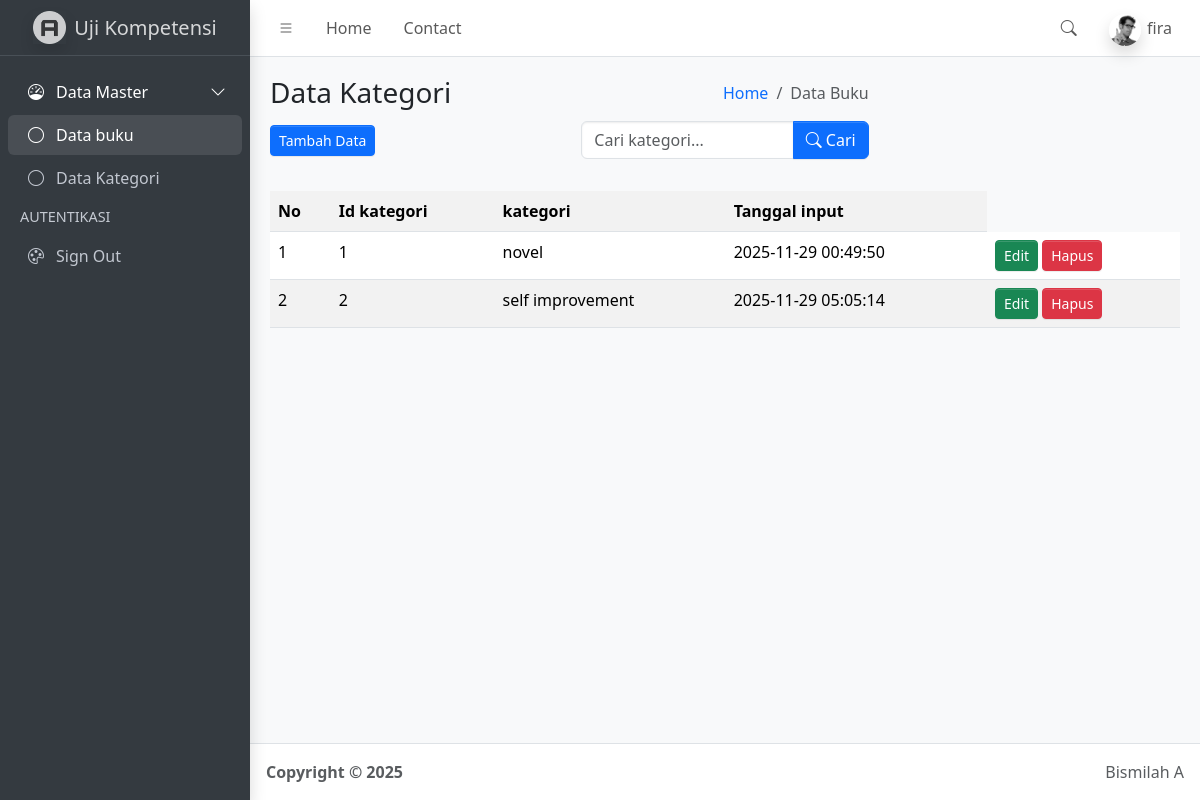
The app's page /kategori.php (signed in) with its own data.
### tables this page shows
CREATE TABLE `kategori` (
  `id_kategori` int(100) NOT NULL,
  `nama_kategori` varchar(100) NOT NULL,
  `tanggal_input` timestamp NOT NULL DEFAULT current_timestamp() ON UPDATE current_timestamp()
);

### function.php (called while the page is built, shortened)
<?php
$conn = mysqli_connect("localhost", "root", "", "simbs");
function query($query){
    global $conn;
    $result = mysqli_query($conn, $query);
    $rows = [];
    while( $row = mysqli_fetch_assoc($result) ) {
        $rows[] = $row;
    }
    return $rows;
}

### kategori.php (the view, shortened to what this page needs)
<?php
    require("function.php");
   $query = query("SELECT * FROM kategori");
   $kategori = $query;
?>
<!doctype html>
<html lang="en">
  <head>
    <link
      rel="stylesheet"
      href="https://cdn.jsdelivr.net/npm/@fontsource/source-sans-3@5.0.12/index.css"
      media="print"
      onload="this.media='all'"
    />
    <link
      rel="stylesheet"
      href="https://cdn.jsdelivr.net/npm/overlayscrollbars@2.11.0/styles/overlayscrollbars.min.css"
    />
    <link
      rel="stylesheet"
      href="https://cdn.jsdelivr.net/npm/bootstrap-icons@1.13.1/font/bootstrap-icons.min.css"
    />
    <link rel="stylesheet" href="dist/css/adminlte.min.css" />
    <link
      rel="stylesheet"
      href="https://cdn.jsdelivr.net/npm/apexcharts@3.37.1/dist/apexcharts.css"
    />
    <link
      rel="stylesheet"
      href="https://cdn.jsdelivr.net/npm/jsvectormap@1.5.3/dist/css/jsvectormap.min.css"
    />
  </head>
  <body class="layout-fixed sidebar-expand-lg bg-body-tertiary">
    <div class="app-wrapper">
      <nav class="app-header navbar navbar-expand bg-body">
        <div class="container-fluid">
          <ul class="navbar-nav">
            <li class="nav-item">
              <a class="nav-link" data-lte-toggle="sidebar" href="#" role="button">
                <i class="bi bi-list"></i>
              </a>
            </li>
            <li class="nav-item d-none d-md-block">
              <a href="index.php" class="nav-link">Home</a>
            </li>
            <li class="nav-item d-none d-md-block">
              <a href="#" class="nav-link">Contact</a>
            </li>
          </ul>
          <ul class="navbar-nav ms-auto">
            <li class="nav-item">
              <a class="nav-link" data-widget="navbar-search" href="#" role="button">
                <i class="bi bi-search"></i>
              </a>
            </li>
            <li class="nav-item dropdown user-menu">
              <a href="#" class="nav-link dropdown-toggle" data-bs-toggle="dropdown">
                <img
                  src="dist/assets/img/user2-160x160.jpg"
                  class="user-image rounded-circle shadow"
                  alt="User Image"
                />
                <span class="d-none d-md-inline"><?= $_SESSION['username']?></span>
              </a>
            </li>
          </ul>
        </div>
      </nav>
      <aside class="app-sidebar bg-body-secondary shadow" data-bs-theme="dark">
        <div class="sidebar-brand">
          <a href="index.php" class="brand-link">
            <img
              src="dist/assets/img/AdminLTELogo.png"
              alt="AdminLTE Logo"
              class="brand-image opacity-75 shadow"
            />
            <span class="brand-text fw-light">Uji Kompetensi</span>
          </a>
        </div>
        <div class="sidebar-wrapper">
          <nav class="mt-2">
            <ul
              class="nav sidebar-menu flex-column"
              data-lte-toggle="treeview"
              role="navigation"
              aria-label="Main navigation"
              data-accordion="false"
              id="navigation"
            >
              <li class="nav-item menu-open">
                <a href="#" class="nav-link active">
                  <i class="nav-icon bi bi-speedometer"></i>
                  <p>
                    Data Master
                  </p>
                </a>
                <ul class="nav nav-treeview">
                  <li class="nav-item">
                    <a href="index.php" class="nav-link active">
                      <i class="nav-icon bi bi-circle"></i>
                      <p>Data buku</p>
                    </a>
                  </li>
                  <li class="nav-item">
                    <a href="kategori.php" class="nav-link">
                      <i class="nav-icon bi bi-circle"></i>
                      <p>Data Kategori</p>
                    </a>
                  </li>
                </ul>
              </li>
              <li class="nav-header">AUTENTIKASI</li>
              <li class="nav-item">
                <a href="logout.php" class="nav-link">
                  <i class="nav-icon bi bi-palette"></i>
                  <p>Sign Out</p>
                </a>
              </li>
            </ul>
          </nav>
        </div>
      </aside>
      <main class="app-main">
        <div class="app-content-header">
          <div class="container-fluid">
            <div class="row  mb-3 align-items-center">
              <div class="col-sm-4">
                <h3 class="mb-3">Data Kategori</h3>
                <a href="tambah_data.php">
                  <button class="btn-sm btn btn-primary">Tambah Data</button>
                </a>
              </div>
              <div class="col-sm-4 d-flex flex-column align-items-end">
                <ol class="breadcrumb">
                  <li class="breadcrumb-item"><a href="index.php">Home</a></li>
                  <li class="breadcrumb-item active" aria-current="page">Data Buku</li>
                </ol>
                <form class="mt-2" action="" method="POST">
                  <div class="input-group">
                  <input
                    type="text"
                    class="form-control"
                    name="keyword"
                    placeholder="Cari kategori..."
                    autocomplete="off"
                  >
                  <button class="btn btn-primary" type="submit" name="tombol_search">
                    <i class="bi bi-search"></i> Cari
                  </button>
                </div>
                </form>
              </div>
            </div>
          </div>
        </div>
        <div class="app-content">
          <div class="container-fluid">
            <div class="row">
              <div class="col">
                <table class="table table-striped table-hover">
                  <tr>
                    <th>No </th>
                    <th>Id kategori</th>
                    <th>kategori</th>
                    <th>Tanggal input</th>
                  </tr>
                <?php $no=1 ?>
                <?php foreach($kategori as $kat): ?>
                  <tr>
                    <td> <?= $no ?> </td>
                    <td> <?= $kat['id_kategori'] ?> </td>
                    <td> <?= $kat['nama_kategori'] ?> </td>
                    <td> <?= $kat['tanggal_input'] ?> </td>
                    <td>
                      <a href="ubah_data.php?id=<?= $data['id_kategori'] ?>" class="btn btn-success btn-sm">Edit</a>
                      <a href="hapus_data.php?id=<?= $data['id_kategori'] ?>" class="btn btn-danger btn-sm">Hapus</a>
                    </td>
                </tr>
                <?php $no++; ?>
                <?php endforeach; ?>
                </table>
              </div>
            </div>
          </div>
        </div>
      </main>
      <footer class="app-footer">
        <div class="float-end d-none d-sm-inline">Bismilah A</div>
        <strong>
          Copyright &copy; 2025&nbsp;
        </strong>
      </footer>
    </div>
  </body>
</html>

### records on screen
kategori: id_kategori "1", nama_kategori "novel", tanggal_input "2025-11-29 00:49:50"
kategori: id_kategori "2", nama_kategori "self improvement", tanggal_input "2025-11-29 05:05:14"

### other values on screen
$_SESSION['username'] "fira"
